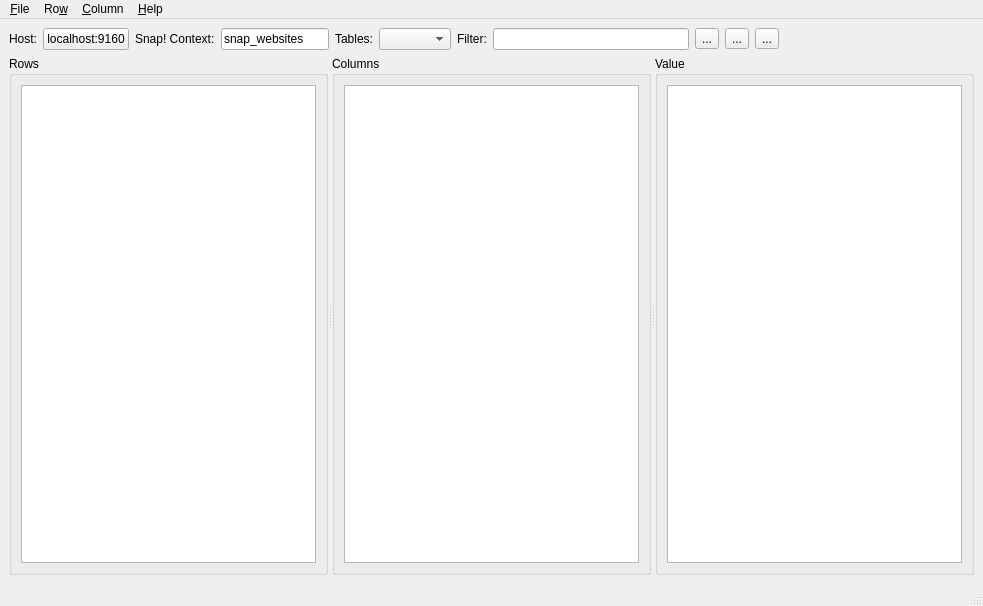
<?xml version="1.0" encoding="UTF-8"?>
<ui version="4.0">
 <class>MainWindow</class>
 <widget class="QMainWindow" name="MainWindow">
  <property name="geometry">
   <rect>
    <x>0</x>
    <y>0</y>
    <width>983</width>
    <height>606</height>
   </rect>
  </property>
  <property name="windowTitle">
   <string>Cassandra View</string>
  </property>
  <property name="windowIcon">
   <iconset resource="resources.qrc">
    <normaloff>:/icons/icon</normaloff>:/icons/icon</iconset>
  </property>
  <widget class="QWidget" name="centralwidget">
   <layout class="QVBoxLayout" name="verticalLayout_3" stretch="0,1">
    <item>
     <layout class="QHBoxLayout" name="horizontalLayout_4">
      <item>
       <layout class="QHBoxLayout" name="horizontalLayout" stretch="0,0">
        <item>
         <layout class="QHBoxLayout" name="horizontalLayout_3" stretch="0,0,0">
          <item>
           <layout class="QFormLayout" name="formLayout_2">
            <item row="0" column="0">
             <widget class="QLabel" name="label_3">
              <property name="text">
               <string>Host:</string>
              </property>
             </widget>
            </item>
            <item row="0" column="1">
             <widget class="QPushButton" name="f_connectionBtn">
              <property name="text">
               <string>localhost:9160</string>
              </property>
             </widget>
            </item>
           </layout>
          </item>
          <item>
           <widget class="QLabel" name="label">
            <property name="text">
             <string>Snap! Context:</string>
            </property>
           </widget>
          </item>
          <item>
           <widget class="QLineEdit" name="f_contextEdit">
            <property name="text">
             <string>snap_websites</string>
            </property>
            <property name="readOnly">
             <bool>true</bool>
            </property>
           </widget>
          </item>
         </layout>
        </item>
        <item>
         <layout class="QFormLayout" name="formLayout">
          <property name="fieldGrowthPolicy">
           <enum>QFormLayout::AllNonFixedFieldsGrow</enum>
          </property>
          <item row="0" column="0">
           <widget class="QLabel" name="label_2">
            <property name="text">
             <string>Tables:</string>
            </property>
           </widget>
          </item>
          <item row="0" column="1">
           <widget class="QComboBox" name="f_tables"/>
          </item>
         </layout>
        </item>
       </layout>
      </item>
      <item>
       <widget class="QLabel" name="labelFilter">
        <property name="text">
         <string>Filter:</string>
        </property>
       </widget>
      </item>
      <item>
       <widget class="QLineEdit" name="f_filterEdit">
        <property name="toolTip">
         <string>Enter a regular expression to filter the rows.</string>
        </property>
       </widget>
      </item>
      <item>
       <widget class="QToolButton" name="f_applyFilter">
        <property name="toolTip">
         <string>Filter rows with regular expression.</string>
        </property>
        <property name="text">
         <string>...</string>
        </property>
        <property name="icon">
         <iconset resource="resources.qrc">
          <normaloff>:/icons/find_icon</normaloff>:/icons/find_icon</iconset>
        </property>
       </widget>
      </item>
      <item>
       <widget class="QToolButton" name="f_clearFilter">
        <property name="toolTip">
         <string>Clear regex filter.</string>
        </property>
        <property name="text">
         <string>...</string>
        </property>
        <property name="icon">
         <iconset resource="resources.qrc">
          <normaloff>:/icons/clear_icon</normaloff>:/icons/clear_icon</iconset>
        </property>
       </widget>
      </item>
      <item>
       <widget class="QToolButton" name="f_refreshView">
        <property name="toolTip">
         <string>Force a refresh of the entire view.</string>
        </property>
        <property name="text">
         <string>...</string>
        </property>
        <property name="icon">
         <iconset resource="resources.qrc">
          <normaloff>:/icons/reload_icon</normaloff>:/icons/reload_icon</iconset>
        </property>
       </widget>
      </item>
      <item>
       <spacer name="horizontalSpacer">
        <property name="orientation">
         <enum>Qt::Horizontal</enum>
        </property>
        <property name="sizeHint" stdset="0">
         <size>
          <width>40</width>
          <height>20</height>
         </size>
        </property>
       </spacer>
      </item>
     </layout>
    </item>
    <item>
     <widget class="QSplitter" name="f_mainSplitter">
      <property name="orientation">
       <enum>Qt::Horizontal</enum>
      </property>
      <widget class="QGroupBox" name="groupBox_2">
       <property name="title">
        <string>Rows</string>
       </property>
       <layout class="QHBoxLayout" name="horizontalLayout_2">
        <item>
         <widget class="QListView" name="f_rowsView"/>
        </item>
       </layout>
      </widget>
      <widget class="QGroupBox" name="groupBox_3">
       <property name="title">
        <string>Columns</string>
       </property>
       <layout class="QVBoxLayout" name="verticalLayout">
        <item>
         <widget class="QListView" name="f_cellsView">
          <property name="selectionMode">
           <enum>QAbstractItemView::ContiguousSelection</enum>
          </property>
          <property name="selectionBehavior">
           <enum>QAbstractItemView::SelectRows</enum>
          </property>
         </widget>
        </item>
       </layout>
      </widget>
      <widget class="QGroupBox" name="groupBox_4">
       <property name="title">
        <string>Value</string>
       </property>
       <layout class="QVBoxLayout" name="verticalLayout_2">
        <item>
         <widget class="QTextEdit" name="f_valueEdit"/>
        </item>
       </layout>
      </widget>
     </widget>
    </item>
   </layout>
  </widget>
  <widget class="QMenuBar" name="menubar">
   <property name="geometry">
    <rect>
     <x>0</x>
     <y>0</y>
     <width>983</width>
     <height>25</height>
    </rect>
   </property>
   <widget class="QMenu" name="menu_File">
    <property name="title">
     <string>&amp;File</string>
    </property>
    <addaction name="action_Settings"/>
    <addaction name="separator"/>
    <addaction name="action_Quit"/>
   </widget>
   <widget class="QMenu" name="menu_Helpo">
    <property name="title">
     <string>&amp;Help</string>
    </property>
    <addaction name="action_About"/>
    <addaction name="action_AboutQt"/>
   </widget>
   <widget class="QMenu" name="menu_Column">
    <property name="title">
     <string>&amp;Column</string>
    </property>
    <addaction name="action_InsertColumn"/>
    <addaction name="action_DeleteColumns"/>
   </widget>
   <widget class="QMenu" name="menu_Row">
    <property name="title">
     <string>Ro&amp;w</string>
    </property>
    <addaction name="action_InsertRow"/>
    <addaction name="action_DeleteRows"/>
   </widget>
   <addaction name="menu_File"/>
   <addaction name="menu_Row"/>
   <addaction name="menu_Column"/>
   <addaction name="menu_Helpo"/>
  </widget>
  <widget class="QStatusBar" name="statusbar"/>
  <action name="action_Settings">
   <property name="text">
    <string>&amp;Settings</string>
   </property>
   <property name="shortcut">
    <string>Ctrl+P</string>
   </property>
  </action>
  <action name="action_Quit">
   <property name="text">
    <string>&amp;Quit</string>
   </property>
   <property name="shortcut">
    <string>Ctrl+Q</string>
   </property>
  </action>
  <action name="action_About">
   <property name="text">
    <string>&amp;About</string>
   </property>
  </action>
  <action name="action_AboutQt">
   <property name="text">
    <string>About &amp;Qt</string>
   </property>
  </action>
  <action name="action_InsertColumn">
   <property name="text">
    <string>&amp;Insert Column</string>
   </property>
   <property name="toolTip">
    <string>Insert new column into the current row.</string>
   </property>
   <property name="shortcut">
    <string>Ctrl+I</string>
   </property>
  </action>
  <action name="action_DeleteColumns">
   <property name="text">
    <string>&amp;Delete Columns</string>
   </property>
   <property name="toolTip">
    <string>Delete selected columns in the current row.</string>
   </property>
   <property name="shortcut">
    <string>Ctrl+X</string>
   </property>
  </action>
  <action name="action_InsertRow">
   <property name="text">
    <string>&amp;Insert Row</string>
   </property>
   <property name="toolTip">
    <string>Insert new row into current table.</string>
   </property>
  </action>
  <action name="action_DeleteRows">
   <property name="text">
    <string>&amp;Delete Rows</string>
   </property>
   <property name="toolTip">
    <string>Delete selected rows in current table.</string>
   </property>
  </action>
 </widget>
 <resources>
  <include location="resources.qrc"/>
 </resources>
 <connections>
  <connection>
   <sender>action_Quit</sender>
   <signal>triggered()</signal>
   <receiver>MainWindow</receiver>
   <slot>close()</slot>
   <hints>
    <hint type="sourcelabel">
     <x>-1</x>
     <y>-1</y>
    </hint>
    <hint type="destinationlabel">
     <x>311</x>
     <y>235</y>
    </hint>
   </hints>
  </connection>
 </connections>
</ui>
